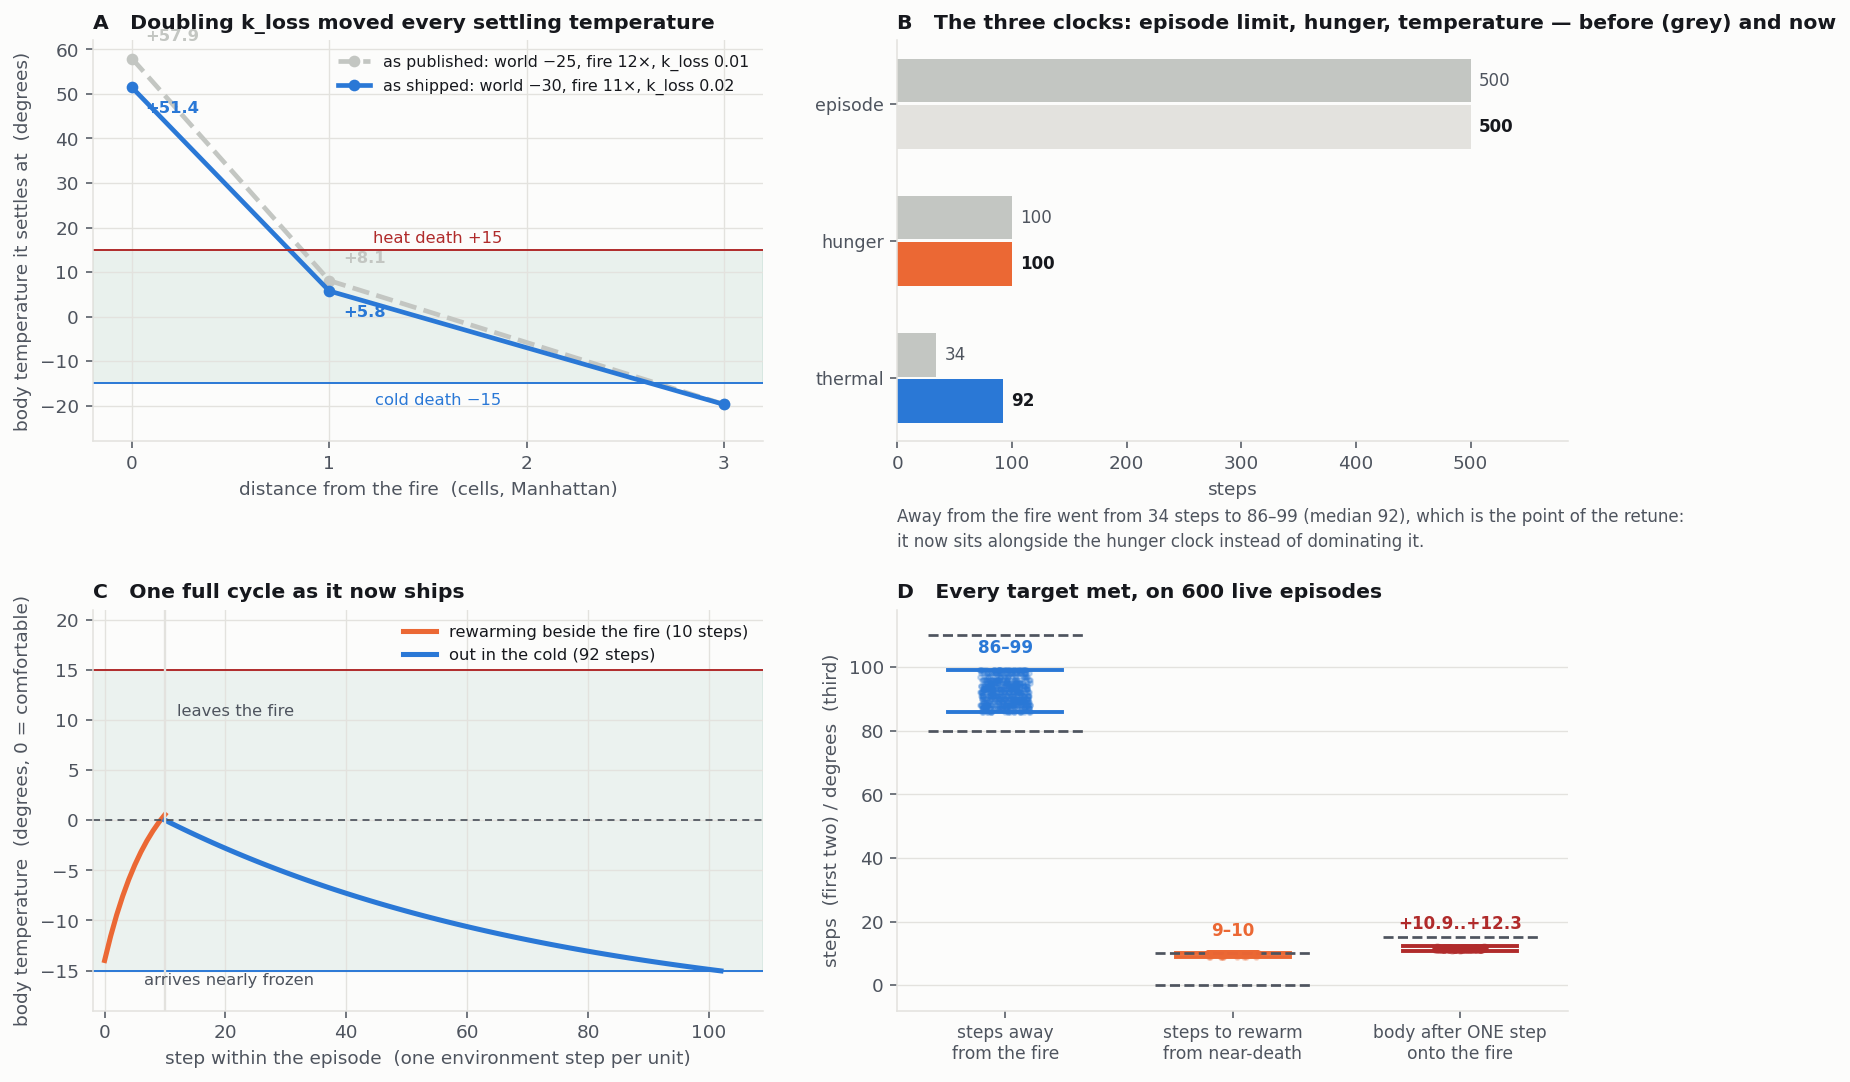

Source code (Python):
"""Figure M — the world as it now ships, measured from the live environment.

Everything here comes from the real config through the real loader and the real
reset path, then the body recurrence exactly as core.py applies it (including the
warming / cooling scales). Nothing is hand-typed.

Run: /home/vncuser/miniconda3/envs/grid_world_pain/bin/python figM_shipped.py
"""
import os, sys, json
os.environ.setdefault("JAX_PLATFORMS", "cpu")
ROOT = os.path.abspath(os.path.join(os.path.dirname(__file__), *[".."]*5))
sys.path.insert(0, ROOT)
import matplotlib; matplotlib.use('Agg')
import matplotlib.pyplot as plt
import numpy as np, jax
from src.environment.config_loader import load_env_config, load_env_params, _thermal_radial_equilibria
from src.environment.core import jax_reset, heat_source_mask

SURF='#fcfcfb'; INK='#16181d'; INK2='#4e545e'; GRID='#e3e2de'
COLD='#2a78d6'; HOT='#b02b2b'; WARM='#eb6834'; OK='#0f7a55'; MUTE='#c3c6c2'
plt.rcParams.update({'figure.dpi':140,'figure.facecolor':SURF,'axes.facecolor':SURF,
 'savefig.facecolor':SURF,'text.color':INK,'axes.labelcolor':INK2,'xtick.color':INK2,
 'ytick.color':INK2,'axes.edgecolor':GRID,'font.size':9.5,'axes.titlesize':10.5,
 'axes.titleweight':'bold'})

CFG = 'configs/environment/experiment/basic/05-campfire_thermal_10x10.yaml'
p = load_env_params(load_env_config(os.path.join(ROOT, CFG)))
KX, KL = float(p.thermal_k_exchange), float(p.thermal_k_loss)
WS, CS = float(p.thermal_warming_rate_scale), float(p.thermal_cooling_rate_scale)
LO, HI, SET = float(p.min_temperature), float(p.max_temperature), float(p.temperature_setpoint)
SIG = float(p.thermal_sigma)
W_LO, W_HI = float(p.thermal_default_temp_low), float(p.thermal_default_temp_high)
EPISODE, HUNGER = 500, 100

def step(T, amb):
    d = KX*(amb - T) + float(p.thermal_k_metabolic) - KL*(T - SET)
    return T + (WS if d > 0 else CS)*d

def run(T0, amb, stop, cap=400):
    T = T0; traj=[T]
    for n in range(1, cap+1):
        T = step(T, amb); traj.append(T)
        if stop(T): return n, np.array(traj)
    return None, np.array(traj)

# ---- live resets -------------------------------------------------------------
N = 600
st = jax.vmap(lambda k: jax_reset(p, k))(jax.random.split(jax.random.PRNGKey(11), N))
fld = np.asarray(st.thermal_field)
eq  = KX*fld/(KX+KL)
safe = (eq >= LO) & (eq <= HI)
away=[]; rew=[]; t1=[]; burn=[]
for i in range(N):
    s = safe[i]
    if not s.any(): continue
    e = eq[i]; ring=float(e[s].max()); far=float(e.min()); fire=float(e.max())
    amb = lambda x: x*(KX+KL)/KX
    away.append(run(0.0, amb(far), lambda T: T <= LO)[0])
    rew.append(run(-14.0, amb(ring), lambda T: T >= 0.0)[0])
    t1.append(ring + WS*(KX*(amb(fire)-ring) - KL*(ring-SET)))
    burn.append(run(ring, amb(fire), lambda T: T >= HI, cap=20)[0])
away, rew, t1, burn = map(np.array, (away, rew, t1, burn))

fig = plt.figure(figsize=(13.6, 9.0))
gs = fig.add_gridspec(2, 2, hspace=0.42, wspace=0.20)

# ---- A: radial profile, published vs shipped ---------------------------------
axA = fig.add_subplot(gs[0,0])
def prof(world, ratio, kl):
    e = _thermal_radial_equilibria(ratio*abs(world), world, SIG, 3, 10, 10, KX, kl, 0.0, 0.0)
    ds = [d for d in sorted(e) if e[d] is not None]
    return ds, [e[d] for d in ds]
for (w,r,kl,col,ls,lab) in ((-25.0,12,0.01,MUTE,'--','as published: world −25, fire 12×, k_loss 0.01'),
                            (-30.0,11,0.02,COLD,'-','as shipped: world −30, fire 11×, k_loss 0.02')):
    ds, ys = prof(w,r,kl)
    axA.plot(ds, ys, color=col, lw=2.4, ls=ls, marker='o', ms=5, label=lab)
    for d,y in zip(ds,ys):
        if d in (0,1):
            dy = 9 if ls == '--' else -13          # published above the point, shipped below
            axA.annotate(f"{y:+.1f}", (d,y), xytext=(7,dy), textcoords='offset points',
                         fontsize=8.4, color=col, fontweight='bold')
axA.axhspan(LO, HI, color=OK, alpha=0.08, zorder=0)
axA.axhline(HI, color=HOT, lw=1.0); axA.axhline(LO, color=COLD, lw=1.0)
axA.text(1.55, HI+1.6, "heat death +15", color=HOT, fontsize=8.4, ha='center')
axA.text(1.55, LO-2.2, "cold death −15", color=COLD, fontsize=8.4, ha='center', va='top')
axA.set_xticks([0,1,2,3]); axA.set_xlim(-0.2, 3.2); axA.set_ylim(-28, 62)
axA.set_xlabel("distance from the fire  (cells, Manhattan)")
axA.set_ylabel("body temperature it settles at  (degrees)")
axA.set_title("A   Doubling k_loss moved every settling temperature", loc='left')
axA.legend(frameon=False, fontsize=8.2, loc='upper right')
axA.grid(color=GRID, lw=.7); axA.set_axisbelow(True)
for s_ in ('top','right'): axA.spines[s_].set_visible(False)

# ---- B: the three clocks, then and now ---------------------------------------
axB = fig.add_subplot(gs[0,1])
rows = [("episode", EPISODE, EPISODE, GRID),
        ("hunger", HUNGER, HUNGER, WARM),
        ("thermal", 34, int(np.median(away)), COLD)]
y = np.arange(len(rows))[::-1]
for (lab, before, now, col), yy in zip(rows, y):
    axB.barh(yy+0.17, before, height=0.32, color=MUTE)
    axB.barh(yy-0.17, now,    height=0.32, color=col)
    axB.text(before+7, yy+0.17, f"{before}", va='center', fontsize=8.6, color=INK2)
    axB.text(now+7,    yy-0.17, f"{now}",    va='center', fontsize=8.6, color=INK, fontweight='bold')
axB.set_yticks(y); axB.set_yticklabels([r[0] for r in rows], fontsize=9)
axB.set_xlim(0, 585); axB.set_xlabel("steps")
axB.set_title("B   The three clocks: episode limit, hunger, temperature — before (grey) and now", loc='left')
axB.text(0, -0.95, f"Away from the fire went from 34 steps to {away.min()}–{away.max()} "
         f"(median {int(np.median(away))}), which is the point of the retune:\nit now sits alongside the "
         f"hunger clock instead of dominating it.", fontsize=8.6, color=INK2, va='top', linespacing=1.5)
for s_ in ('top','right'): axB.spines[s_].set_visible(False)

# ---- C: one cycle at the shipped settings ------------------------------------
axC = fig.add_subplot(gs[1,0])
i0 = int(np.argsort(away)[len(away)//2])                      # a median episode
e = eq[i0]; s = safe[i0]
ring=float(e[s].max()); far=float(e.min()); fire=float(e.max())
amb = lambda x: x*(KX+KL)/KX
_, up   = run(-14.0, amb(ring), lambda T: T >= 0.0)
_, down = run(0.0,  amb(far),  lambda T: T <= LO)
_, onf  = run(ring, amb(fire), lambda T: T >= HI, cap=6)
t = 0
axC.plot(np.arange(len(up)), up, color=WARM, lw=2.6, label=f"rewarming beside the fire ({len(up)-1} steps)")
t = len(up)-1
axC.plot(t+np.arange(len(down)), down, color=COLD, lw=2.6, label=f"out in the cold ({len(down)-1} steps)")
axC.axhspan(LO, HI, color=OK, alpha=0.07, zorder=0)
axC.axhline(0, color=INK2, lw=0.9, ls=(0,(4,3)))
axC.axhline(LO, color=COLD, lw=1.0); axC.axhline(HI, color=HOT, lw=1.0)
axC.axvline(t, color=GRID, lw=1.2)
axC.text(t+2, 10.4, "leaves the fire", fontsize=8.4, color=INK2)
axC.text(6.5, -16.4, "arrives nearly frozen", fontsize=8.4, color=INK2)
axC.set_xlim(-2, t+len(down)+6); axC.set_ylim(-19, 21)   # headroom so the legend clears +15
axC.set_xlabel("step within the episode  (one environment step per unit)")
axC.set_ylabel("body temperature  (degrees, 0 = comfortable)")
axC.set_title("C   One full cycle as it now ships", loc='left')
axC.legend(frameon=False, fontsize=8.4, loc='upper right', bbox_to_anchor=(1.0, 1.0))
axC.grid(color=GRID, lw=.7); axC.set_axisbelow(True)
for s_ in ('top','right'): axC.spines[s_].set_visible(False)

# ---- D: measured across 600 live episodes ------------------------------------
axD = fig.add_subplot(gs[1,1])
specs = [("steps away\nfrom the fire", away, (80,110), COLD),
         ("steps to rewarm\nfrom near-death", rew, (0,10), WARM),
         ("body after ONE step\nonto the fire", t1, (None,HI), HOT)]
pos = np.arange(len(specs))
for k,(lab, vals, band, col) in enumerate(specs):
    v = np.asarray(vals, dtype=float)
    axD.scatter(np.full(v.size, k) + (np.random.default_rng(3).random(v.size)-0.5)*0.22, v,
                s=6, color=col, alpha=0.25, zorder=3)
    axD.plot([k-0.25, k+0.25], [v.min(), v.min()], color=col, lw=2)
    axD.plot([k-0.25, k+0.25], [v.max(), v.max()], color=col, lw=2)
    axD.annotate(f"{v.min():.0f}–{v.max():.0f}" if k < 2 else f"{v.min():+.1f}..{v.max():+.1f}",
                 (k, v.max()), xytext=(0, 9), textcoords='offset points', ha='center',
                 fontsize=8.6, color=col, fontweight='bold')
    lo_, hi_ = band
    if lo_ is not None: axD.plot([k-0.34,k+0.34],[lo_,lo_], color=INK2, lw=1.4, ls='--')
    if hi_ is not None: axD.plot([k-0.34,k+0.34],[hi_,hi_], color=INK2, lw=1.4, ls='--')
axD.set_xticks(pos); axD.set_xticklabels([s[0] for s in specs], fontsize=8.8)
axD.set_ylabel("steps  (first two) / degrees  (third)")
axD.set_title(f"D   Every target met, on {len(away)} live episodes", loc='left')
axD.set_ylim(-8, 118)
axD.grid(axis='y', color=GRID, lw=.7); axD.set_axisbelow(True)
for s_ in ('top','right'): axD.spines[s_].set_visible(False)

fig.savefig('figM_shipped.png', bbox_inches='tight', dpi=140)
out = dict(n=len(away), away=[int(away.min()), int(away.max()), int(np.median(away))],
           rew=[int(rew.min()), int(rew.max())], t1=[float(t1.min()), float(t1.max())],
           burn=[int(burn.min()), int(burn.max())],
           ring_new=round(float(prof(-30.0,11,0.02)[1][1]),1), fire_new=round(float(prof(-30.0,11,0.02)[1][0]),1),
           ring_old=round(float(prof(-25.0,12,0.01)[1][1]),1), fire_old=round(float(prof(-25.0,12,0.01)[1][0]),1),
           safe_cells=round(float(safe.sum(axis=(1,2)).mean()),1),
           none_safe=int((safe.sum(axis=(1,2))==0).sum()),
           world=[W_LO, W_HI], k_loss=KL, warm=WS, cool=CS,
           sep=int(p.thermal_min_fire_separation), cycle=[len(up)-1, len(down)-1])
json.dump(out, open('figM_numbers.json','w'), indent=1)
print("wrote figM_shipped.png"); print(json.dumps(out, indent=1))
